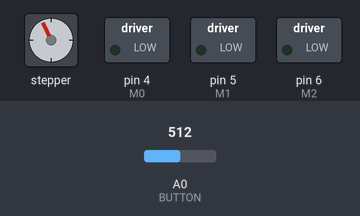
Bench run of a sketch on a simulated Arduino Uno, built with avr-gcc and run on an emulated ATmega328P. On the bench: stepper motor, switched loads named in the sketch (green lamp = pin HIGH). Wiring (inferred from the names in the program): stepper motor driver (200 steps per turn assumed): step pin 3; direction pin 2. Inputs (shaded band) come from the test bench; at power-on: A0 (BUTTON) = 512. Pins used as bus, display or sensor lines are not drawn; what the sketch prints to the serial monitor is not drawn.

Above: at 1.2 s.
1.3 s: A0 (BUTTON) set to 681
4.3 s: A0 (BUTTON) set to 715
At 4.9 s:
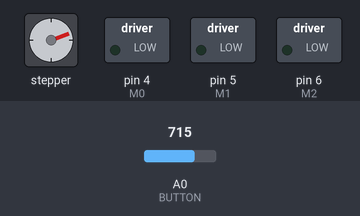
5.8 s: A0 (BUTTON) set to 122
At 5.95 s:
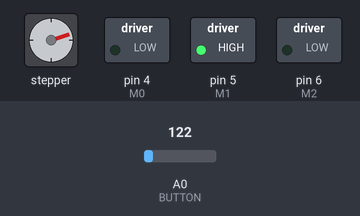
8.8 s: A0 (BUTTON) set to 22
11.8 s: A0 (BUTTON) set to 18
At 12.02 s:
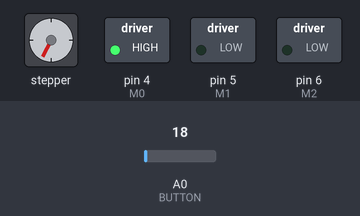
Timing chart, 0 to 24.8 s (numbered marks = the images above; inputs shaded):
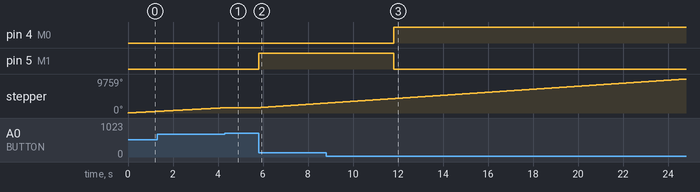

Measured:
- the behaviour switches between 21 and 20 on A0 (BUTTON) (found by bisection; images 2 and 3)
- after the input at 4.3 s, stepper: goes on until 4.3 s, then stays 1510°
- after the input at 5.8 s, pin 5 (M1): LOW → HIGH at once; stepper: keeps turning clockwise at about 443°/s, starting at once
- after the input at 11.8 s, pin 4 (M0): LOW → HIGH at once; pin 5 (M1): HIGH → LOW at once

The sketch:

_35_Balancing_Robot_5_Butts_01.ino
```cpp
#define DIR 2
#define STEP 3
#define BUTTON A0

#define M0 4
#define M1 5
#define M2 6


int SELECT[]  =  {0, 20};    // pulsante A
int LEFT[]    =  {100, 200}; // pulsante B
int RIGTH[]   =  {300, 390}; // pulsante C
int UP[]      =  {400, 500}; // pulsante D
int DOWN[]    =  {700, 830}; // pulsante E

int dPause    =  100;
int dirLevel  = HIGH;

/**********************************************************/

void setup() {
  pinMode(DIR, OUTPUT);
  pinMode(STEP, OUTPUT);
  pinMode(M0, OUTPUT);
  pinMode(M1, OUTPUT);
  pinMode(M2, OUTPUT);

  pinMode( BUTTON, INPUT );

  Serial.begin( 9600 );
  Serial.println( "Test" );
}

/**********************************************************/

void loop()
{
  int buttonPress = ctrlButton( analogRead( BUTTON ) );
  //Serial.println(analogRead( BUTTON ) );
  //Serial.println(buttonPress);
  //delay(100);

  if ( buttonPress == 1 ) {
    // 1/2 Step
    dPause = 50;
    digitalWrite(M0, HIGH );
    digitalWrite(M1, LOW  );
    digitalWrite(M2, LOW  );
  }

  if ( buttonPress == 2 ) {
    // 1/4 Step
    dPause = 25;
    digitalWrite(M0, LOW  );
    digitalWrite(M1, HIGH );
    digitalWrite(M2, LOW  );
  }

  if ( buttonPress == 3 ) {
    if ( dirLevel == HIGH ) dirLevel = LOW;
    else                    dirLevel = HIGH;
  }

  if ( buttonPress == 4 ) {
    digitalWrite(M0, LOW  );
    digitalWrite(M1, LOW  );
    digitalWrite(M2, LOW
                );
  }

  if ( buttonPress == 5 ) {
    return;
  }

  digitalWrite( DIR, dirLevel );
  stepGo();
}

/**********************************************************/

int ctrlButton( int button ) {

  if ( SELECT[0] <= button && button <= SELECT[1] )  {
    return 1;
  }
  if ( LEFT[0] <= button && button <= LEFT[1] )      {
    return 2;
  }
  if ( RIGTH[0] <= button && button <= RIGTH[1] )    {
    return 3;
  }
  if ( UP[0] <= button && button <= UP[1] )          {
    return 4;
  }
  if ( DOWN[0] <= button && button <= DOWN[1] )      {
    return 5;
  }

  return 0;

}

/**********************************************************/

void stepGo() {
 Serial.println( dPause );

  digitalWrite(STEP, HIGH);
  delayMicroseconds(dPause);
  digitalWrite(STEP, LOW);
  delayMicroseconds(dPause);
}
```
